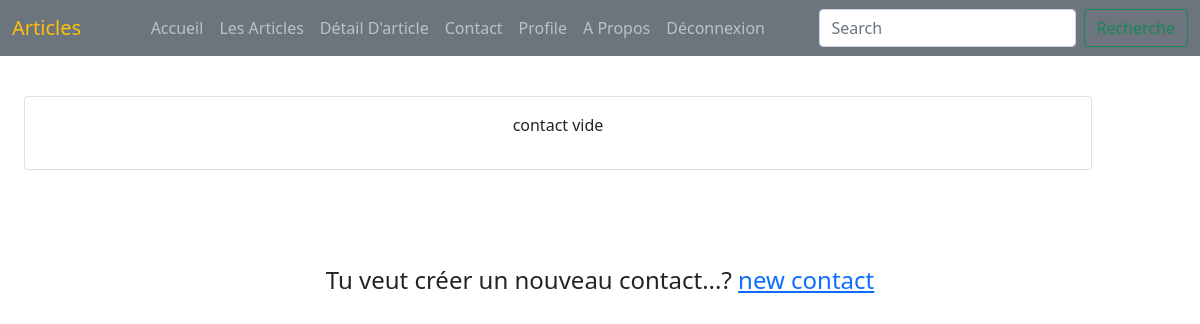
The app's page /article/ (signed in), older data.
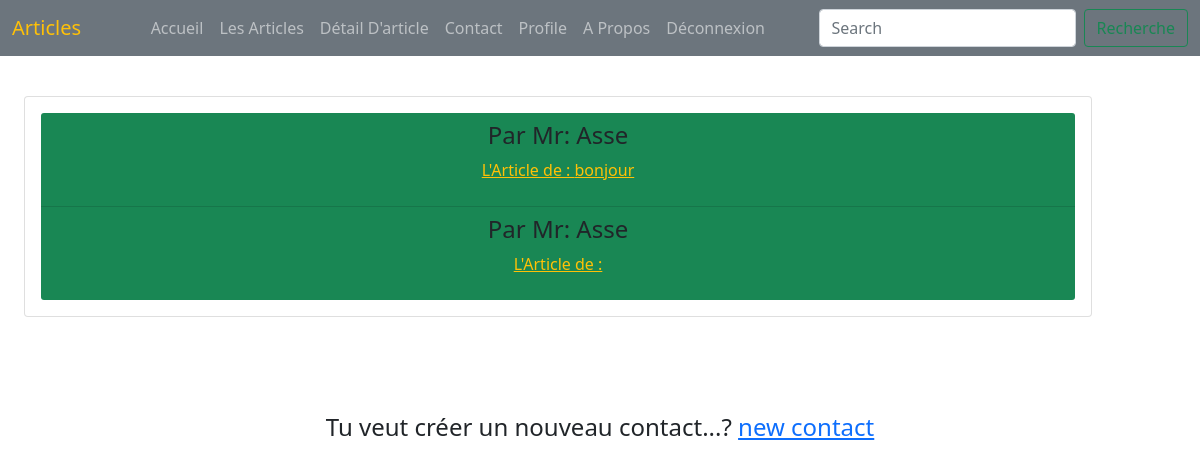
The same page, newer data.
### myarticle/models.py (models this page shows, shortened)
class article(models.Model):
    titre = models.CharField(max_length=25)
    resume = models.CharField(max_length=250)
    photos = models.FileField(null=True,blank=True,upload_to='photos')
    contenu = models.CharField(max_length=1000)
    Auteur = models.ForeignKey(User,on_delete=models.SET_NULL,null=True)
    dt_creation = models.DateTimeField(auto_now_add=True)
    dr_mise_jr = models.DateTimeField(auto_now_add=True)
    archive = models.BooleanField(default=False)

### myarticle/views.py (the view)
# urls.py: path('article/',p_article,name="article_art"),
@login_required(login_url="/logine/")
def p_article(request):
    user = request.user
    v_article = article.objects.filter(Auteur=user,archive=False)
    return render(request,"articles/p_articles.html",{'v_article':v_article})

### templates/articles/p_articles.html (shortened to what this page needs)
<!DOCTYPE html>
<html lang="en">
<head>
    <link href="https://cdn.jsdelivr.net/npm/bootstrap@5.1.3/dist/css/bootstrap.min.css" rel="stylesheet">
</head>
<body>
    <nav class="navbar navbar-expand-lg bg-secondary navbar-dark position-fixed w-100">
        <div class="container-fluid">
          <a class="navbar-brand text-warning active" href="{% url 'article_art' %}">Articles</a>
          <div class="collapse navbar-collapse" id="navbarSupportedContent">
            <ul class="navbar-nav m-auto mb-2 mb-lg-0">
              <li class="nav-item">
                <a class="nav-link" aria-current="page" href="{% url 'accueil_art' %}">Accueil</a>
              </li>
              <li class="nav-item">
                <a class="nav-link " href="{% url 'articles' %}">Les Articles</a>
              </li>
              <li class="nav-item">
                <a class="nav-link " href="{% url 'page_detail' %}">Détail D'article</a>
              </li>
              <li class="nav-item">
                <a class="nav-link" href="{% url 'contact' %}">Contact</a>
              </li>
              <li class="nav-item">
                <a class="nav-link " href="{% url 'about' %}">Profile</a>
              </li>
              <li class="nav-item">
                <a class="nav-link " href="{% url 'about' %}">A Propos</a>
              </li>
              <li class="nav-item">
                {% if request.user.is_authenticated %}
                <a class="nav-link " href="{% url 'logine_art' %}">Déconnexion</a>
              </li>
              {% else %}
              <li class="nav-item">
                <a class="nav-link " href="{% url 'logine_art' %}">Connexion</a>
              </li>
              {% endif %}
            </ul>
            <form class="d-flex">
              <input class="form-control me-2" type="search" placeholder="Search" aria-label="Search">
              <button class="btn btn-outline-success" type="submit">Recherche</button>
            </form>
          </div>
        </div>
      </nav>
      <div class="row container py-5 text-center ">
          <div class="col-md-12 m-auto py-5 ">
              <div class="card card-body ">
                {% if v_article %}
                  <ul class="list-group list-group-flush  ">
                    {% for article in v_article %}
                    <li class="list-group-item bg-success">
                       <h4>Par Mr: {{ article.Auteur }} </h4> <p> <a href=" {% url 'details' article.id %}" class="text-warning">L'Article de : {{ article.titre }}</a> </p>
                    </li>
                    {% endfor %}
                  </ul>
                    {% else %}
                  <p>contact vide</p>
                  {% endif %}
              </div>
          </div>
      </div>
      <h4 class="text-center">Tu veut créer un nouveau contact...? <a href="{% url 'new_article' %}"> new contact</a></h4>
</body>
</html>

Row changes from the older to the newer data that the page shows:
added article: Auteur "Asse", titre "bonjour"
added article: Auteur "Asse"
Text that changed along with them:
text no longer shown: "contact vide"
